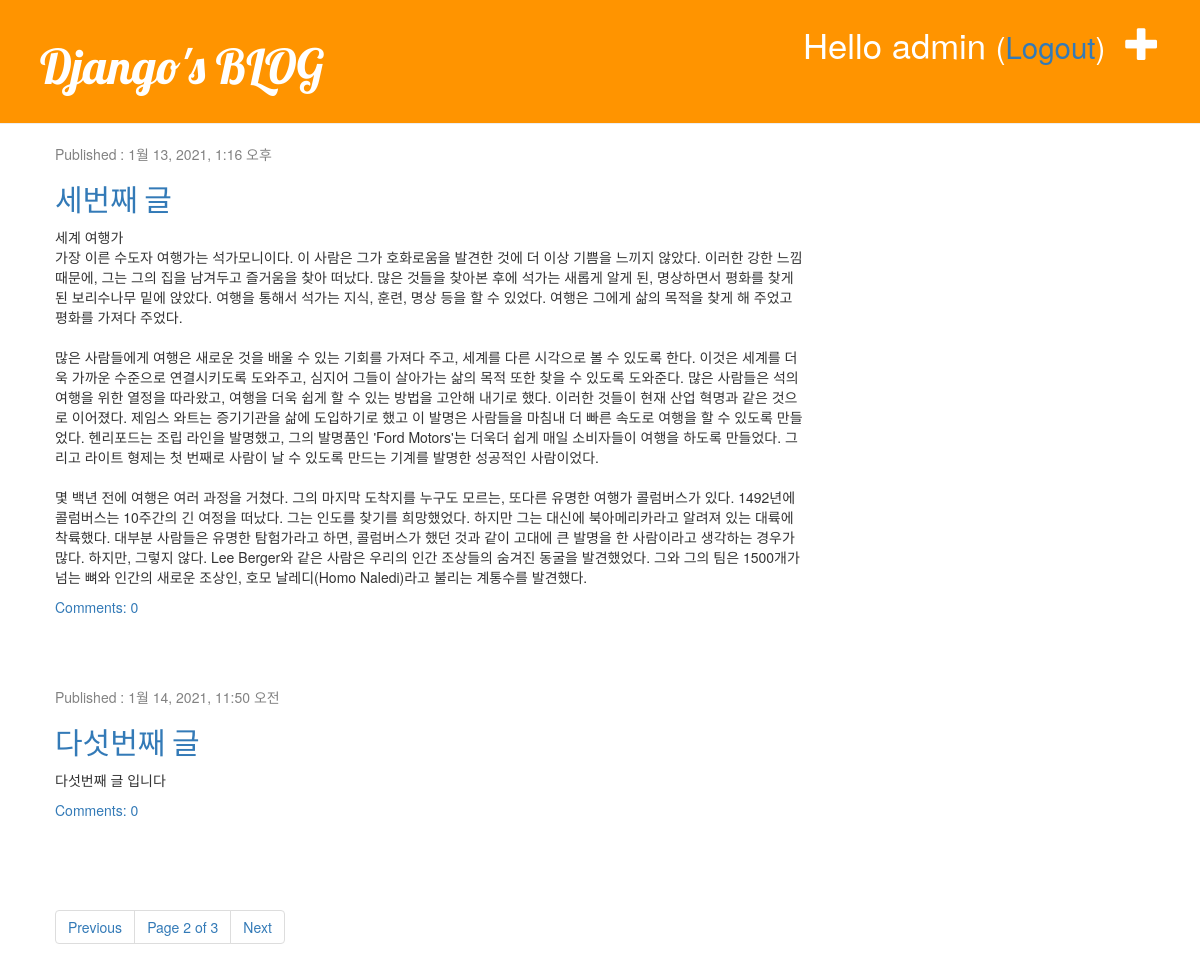
Page /?page=2 (signed in) on the committed database.
### blog/models.py (models this page shows, shortened)
class Post(models.Model):
    author = models.ForeignKey('auth.User', on_delete=models.CASCADE)
    title = models.CharField(max_length=200, validators=[min_length_3_validator])
    text = models.TextField()
    created_date = models.DateTimeField(default=timezone.now)
    published_date = models.DateTimeField(blank=True, null=True)
    def approved_comments(self):
        return self.comments.filter(approved_comment=True)

### blog/views.py (the view)
# urls.py: path('', views.post_list, name='post_list'),
def post_list(request):
    post_list = Post.objects.filter(published_date__lte=timezone.now()).order_by('published_date')
    paginator = Paginator(post_list, 2)
    page_no = request.GET.get('page')
    try:
        posts = paginator.page(page_no)
    except PageNotAnInteger:
        posts = paginator.page(1)
    except EmptyPage:
        posts = paginator.page(paginator.num_pages)
    return render(request, 'blog/post_list.html', {'posts': posts})

### blog/templates/blog/post_list.html
{% extends 'blog/base.html' %}
{% block content %}
    {% for post in posts %}
        <div class="post">
            <div class="date">
                <p>Published : {{post.published_date}}</p>
            </div>
            <h2><a href="{% url 'post_detail' pk=post.pk %}">{{post.title}}</a></h2>
            <p>{{post.text|linebreaksbr}}</p>
            <a href="{% url 'post_detail' pk=post.pk %}">Comments: {{post.approved_comments.count}}</a>
        </div>
    {% endfor %}
    {% include 'blog/post_pagination.html' with page=posts %}
{% endblock %}

### blog/templates/blog/base.html (shortened to what this page needs)
<!DOCTYPE html>
{% load static %}
<html lang="ko">
<head>
    <link rel="stylesheet" href="https://maxcdn.bootstrapcdn.com/bootstrap/3.3.2/css/bootstrap.min.css">
    <link rel="stylesheet" href="https://maxcdn.bootstrapcdn.com/bootstrap/3.3.2/css/bootstrap-theme.min.css" >
    <link rel="stylesheet" href="{% static 'css/blog.css' %}">
</head>
<body>
    <div class="page-header">
        {% if user.is_authenticated %}
            <a href="{% url 'post_new' %}" class="top-menu">
                <span class="glyphicon glyphicon-plus"></span>
            </a>
            <p class="top-menu">
                Hello {{user.username}}
                <small>(<a href="{% url 'logout' %}?next={{request.path}}">Logout</a>)</small>
            </p>
        {% else %}
            <a href="{% url 'login' %}" class="top-menu">
               <span class="glyphicon glyphicon-lock"></span>
            </a>
        {% endif %}
        <h1><a href="{% url 'post_list' %}">Django's BLOG</a></h1>
    </div>
    <div class="content container">
        <div class="row">
            <div class="col-md-8">
                {% block content %}
                {% endblock %}
            </div>
        </div>
    </div>
</body>
</html>

### blog/static/css/blog.css (style rules this page uses)
.page-header { background-color: #ff9400; margin-top: 0; padding: 20px 20px 20px 40px; }
.page-header h1, .page-header h1 a, .page-header h1 a:visited, .page-header h1 a:active { color: #ffffff; font-size: 36pt; text-decoration: none; }
.content { margin-left: 40px; }
h1, h2, h3, h4 { font-family: 'Lobster', cursive; }
.date { color: #828282; }
.top-menu, .top-menu:hover, .top-menu:visited { color: #ffffff; float: right; font-size: 26pt; margin-right: 20px; }
.post { margin-bottom: 70px; }

### rows in the picture
Post: published_date "1월 13, 2021, 1:16 오후", title "세번째 글", text "세계 여행가 가장 이른 수도자 여행가는 석가모니이다. 이 사람은 그가 호화로움을 발견한 것에 더 이상 기쁨을 느끼지 않았다. 이러한 강한 느낌 때문에, 그는 그의 집을 남겨두고 즐거움을 찾아 떠났다. 많은 것들을 찾아본 후에 석가는 새롭게 알게 된, 명상하면서 평화를 찾게 된 보리수나무 밑에 앉았다. 여행을 통해서 석가는 지식, 훈련, 명상 등을 할 수 있었다. 여행은 그에게 삶의 목적을 찾게 해 주었고 평화를 가져다 주었다. 많은 사람들에게 여행은 새로운 것을 배울 수 있는 기회를 가져다 주고, 세계를 다른 시각으로 볼 수 있도록 한다. 이것은 세계를 더욱 가까운 수준으로 연결시키도록 도와주고, 심지어 그들이 살아가는 삶의 목적 또한 찾을 수 있도록 도와준다. 많은 사람들은 석의 여행을 위한 열정을 따라왔고, 여행을 더욱 쉽게 할 수 있는 방법을 고안해 내기로 했다. 이러한 것들이 현재 산업 혁명과 같은 것으로 이어졌다. 제임스 와트는 증기기관을 삶에 도입하기로 했고 이 발명은 사람들을 마침내 더 빠른 속도로 여행을 할 수 있도록 만들었다. 헨리포드는 조립 라인을 발명했고, 그의 발명품인 'Ford Motors'는 더욱더 쉽게 매일 소비자들이 여행을 하도록 만들었다. 그리고 라이트 형제는 첫 번째로 사람이 날 수 있도록 만드는 기계를 발명한 성공적인 사람이었다. 몇 백년 전에 여행은 여러 과정을 거쳤다. 그의 마지막 도착지를…", approved_comments.count "0"
Post: published_date "1월 14, 2021, 11:50 오전", title "다섯번째 글", text "다섯번째 글 입니다", approved_comments.count "0"

### other values in the picture
{{ user.username }} "admin"
{{ page.number }} "2"
{{ page.paginator.num_pages }} "3"
